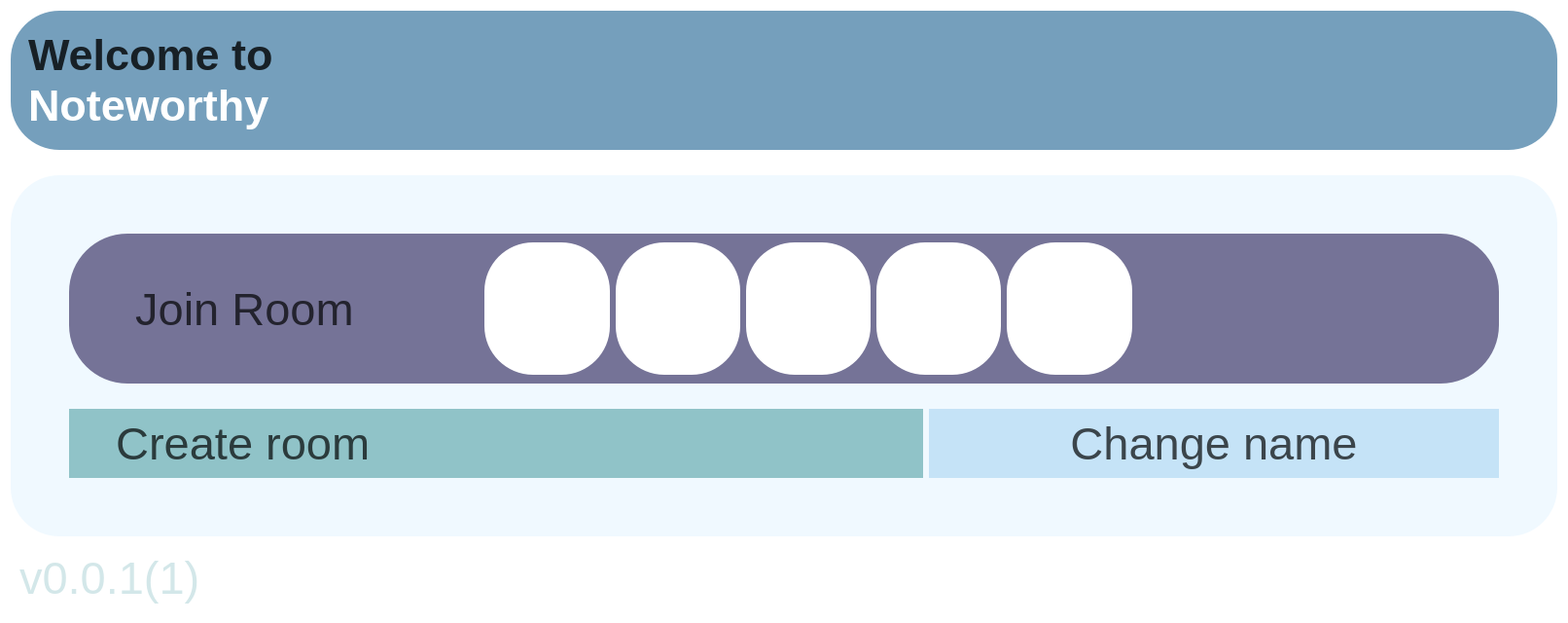
<?xml version="1.0" encoding="UTF-8"?>
<ui version="4.0">
 <class>Widget</class>
 <widget class="QWidget" name="Widget">
  <property name="windowModality">
   <enum>Qt::WindowModality::NonModal</enum>
  </property>
  <property name="geometry">
   <rect>
    <x>0</x>
    <y>0</y>
    <width>1612</width>
    <height>595</height>
   </rect>
  </property>
  <property name="sizePolicy">
   <sizepolicy hsizetype="Expanding" vsizetype="Expanding">
    <horstretch>0</horstretch>
    <verstretch>0</verstretch>
   </sizepolicy>
  </property>
  <property name="minimumSize">
   <size>
    <width>10</width>
    <height>0</height>
   </size>
  </property>
  <property name="font">
   <font>
    <pointsize>35</pointsize>
   </font>
  </property>
  <property name="windowTitle">
   <string>Widget</string>
  </property>
  <property name="layoutDirection">
   <enum>Qt::LayoutDirection::LeftToRight</enum>
  </property>
  <property name="styleSheet">
   <string notr="true">background-color: white</string>
  </property>
  <layout class="QVBoxLayout" name="verticalLayout_2" stretch="1,0,3,0">
   <item>
    <widget class="QWidget" name="widget_2" native="true">
     <property name="minimumSize">
      <size>
       <width>100</width>
       <height>10</height>
      </size>
     </property>
     <property name="maximumSize">
      <size>
       <width>1866</width>
       <height>266</height>
      </size>
     </property>
     <property name="styleSheet">
      <string notr="true">background-color: #759FBC;
border-radius: 50px; /* Adjust the radius to create an oval shape */
</string>
     </property>
     <layout class="QHBoxLayout" name="horizontalLayout_3" stretch="0,0">
      <property name="sizeConstraint">
       <enum>QLayout::SizeConstraint::SetMinAndMaxSize</enum>
      </property>
      <property name="topMargin">
       <number>11</number>
      </property>
      <property name="rightMargin">
       <number>27</number>
      </property>
      <item>
       <widget class="QWidget" name="widget_6" native="true">
        <property name="font">
         <font>
          <pointsize>20</pointsize>
         </font>
        </property>
        <layout class="QVBoxLayout" name="verticalLayout_4">
         <item>
          <widget class="QLabel" name="label">
           <property name="font">
            <font>
             <pointsize>34</pointsize>
             <bold>true</bold>
            </font>
           </property>
           <property name="styleSheet">
            <string notr="true">	color: rgba(0, 0, 0, 0.8);
</string>
           </property>
           <property name="text">
            <string>&lt;html&gt;
&lt;head/&gt;
&lt;body&gt;
    &lt;div&gt;
        &lt;span style=&quot;color: rgba(0, 0, 0, 0.8)&quot;&gt;Welcome to&lt;/span&gt;
    &lt;/div&gt;
    &lt;div style=&quot;color: white;&quot;&gt;
        Noteworthy
    &lt;/div&gt;
&lt;/body&gt;
&lt;/html&gt;
</string>
           </property>
          </widget>
         </item>
        </layout>
       </widget>
      </item>
      <item>
       <widget class="QLabel" name="name">
        <property name="font">
         <font>
          <pointsize>80</pointsize>
          <bold>true</bold>
         </font>
        </property>
        <property name="styleSheet">
         <string notr="true">	color: rgba(0, 0, 0, 0.8);
</string>
        </property>
        <property name="text">
         <string/>
        </property>
        <property name="alignment">
         <set>Qt::AlignmentFlag::AlignRight|Qt::AlignmentFlag::AlignTrailing|Qt::AlignmentFlag::AlignVCenter</set>
        </property>
       </widget>
      </item>
     </layout>
    </widget>
   </item>
   <item>
    <spacer name="horizontalSpacer">
     <property name="orientation">
      <enum>Qt::Orientation::Horizontal</enum>
     </property>
     <property name="sizeHint" stdset="0">
      <size>
       <width>40</width>
       <height>20</height>
      </size>
     </property>
    </spacer>
   </item>
   <item>
    <widget class="QWidget" name="widget_3" native="true">
     <property name="minimumSize">
      <size>
       <width>0</width>
       <height>0</height>
      </size>
     </property>
     <property name="maximumSize">
      <size>
       <width>1866</width>
       <height>651</height>
      </size>
     </property>
     <property name="styleSheet">
      <string notr="true">background-color:  #F0F9FF;
;
border-radius: 50px; /* Adjust the radius to create an oval shape */
</string>
     </property>
     <layout class="QHBoxLayout" name="horizontalLayout_5">
      <property name="leftMargin">
       <number>60</number>
      </property>
      <property name="topMargin">
       <number>60</number>
      </property>
      <property name="rightMargin">
       <number>60</number>
      </property>
      <property name="bottomMargin">
       <number>60</number>
      </property>
      <item>
       <layout class="QVBoxLayout" name="verticalLayout" stretch="1,0,1">
        <item>
         <widget class="QWidget" name="widget" native="true">
          <property name="sizePolicy">
           <sizepolicy hsizetype="Preferred" vsizetype="Preferred">
            <horstretch>0</horstretch>
            <verstretch>0</verstretch>
           </sizepolicy>
          </property>
          <property name="styleSheet">
           <string notr="true">background-color: #757397;
border-radius: 60px; </string>
          </property>
          <layout class="QVBoxLayout" name="verticalLayout_3">
           <item>
            <layout class="QHBoxLayout" name="horizontalLayout_4">
             <property name="leftMargin">
              <number>20</number>
             </property>
             <property name="rightMargin">
              <number>20</number>
             </property>
             <item>
              <widget class="QLabel" name="label_3">
               <property name="font">
                <font>
                 <pointsize>35</pointsize>
                </font>
               </property>
               <property name="styleSheet">
                <string notr="true">	color: rgba(0, 0, 0, 0.7);
</string>
               </property>
               <property name="text">
                <string>   Join Room</string>
               </property>
              </widget>
             </item>
             <item>
              <spacer name="horizontalSpacer_2">
               <property name="orientation">
                <enum>Qt::Orientation::Horizontal</enum>
               </property>
               <property name="sizeHint" stdset="0">
                <size>
                 <width>40</width>
                 <height>20</height>
                </size>
               </property>
              </spacer>
             </item>
             <item>
              <widget class="QLineEdit" name="lineEdit_5">
               <property name="styleSheet">
                <string notr="true"> width: 127px;          /* Set the width of the circular area */
    height: 136px;         /* Set the height of the circular area */
    border-radius: 50px;    /* Make the area circular */
    display: flex;         /* Use flexbox to center the text */
    align-items: center;   /* Vertically center the text */
    justify-content: center; /* Horizontally center the text */
    background-color: white; /* Optional: Set background color */
    font-size: 120px;      /* Set the font size */
    font-weight: bold;     /* Make the text bold */
    color: #757397;         /* Set text color to purple */
    text-align: center;    /* Center the text */</string>
               </property>
               <property name="maxLength">
                <number>1</number>
               </property>
               <property name="alignment">
                <set>Qt::AlignmentFlag::AlignCenter</set>
               </property>
              </widget>
             </item>
             <item>
              <widget class="QLineEdit" name="lineEdit_6">
               <property name="styleSheet">
                <string notr="true"> width: 127px;          /* Set the width of the circular area */
    height: 136px;         /* Set the height of the circular area */
    border-radius: 50px;    /* Make the area circular */
    display: flex;         /* Use flexbox to center the text */
    align-items: center;   /* Vertically center the text */
    justify-content: center; /* Horizontally center the text */
    background-color: white; /* Optional: Set background color */
    font-size: 120px;      /* Set the font size */
    font-weight: bold;     /* Make the text bold */
    color: #757397;         /* Set text color to purple */
    text-align: center;    /* Center the text */</string>
               </property>
               <property name="maxLength">
                <number>1</number>
               </property>
               <property name="alignment">
                <set>Qt::AlignmentFlag::AlignCenter</set>
               </property>
              </widget>
             </item>
             <item>
              <widget class="QLineEdit" name="lineEdit_7">
               <property name="styleSheet">
                <string notr="true"> width: 127px;          /* Set the width of the circular area */
    height: 136px;         /* Set the height of the circular area */
    border-radius: 50px;    /* Make the area circular */
    display: flex;         /* Use flexbox to center the text */
    align-items: center;   /* Vertically center the text */
    justify-content: center; /* Horizontally center the text */
    background-color: white; /* Optional: Set background color */
    font-size: 120px;      /* Set the font size */
    font-weight: bold;     /* Make the text bold */
    color: #757397;         /* Set text color to purple */
    text-align: center;    /* Center the text */</string>
               </property>
               <property name="maxLength">
                <number>1</number>
               </property>
               <property name="alignment">
                <set>Qt::AlignmentFlag::AlignCenter</set>
               </property>
              </widget>
             </item>
             <item>
              <widget class="QLineEdit" name="lineEdit_8">
               <property name="styleSheet">
                <string notr="true"> width: 127px;          /* Set the width of the circular area */
    height: 136px;         /* Set the height of the circular area */
    border-radius: 50px;    /* Make the area circular */
    display: flex;         /* Use flexbox to center the text */
    align-items: center;   /* Vertically center the text */
    justify-content: center; /* Horizontally center the text */
    background-color: white; /* Optional: Set background color */
    font-size: 120px;      /* Set the font size */
    font-weight: bold;     /* Make the text bold */
    color: #757397;         /* Set text color to purple */
    text-align: center;    /* Center the text */</string>
               </property>
               <property name="maxLength">
                <number>1</number>
               </property>
               <property name="alignment">
                <set>Qt::AlignmentFlag::AlignCenter</set>
               </property>
              </widget>
             </item>
             <item>
              <widget class="QLineEdit" name="lineEdit_9">
               <property name="styleSheet">
                <string notr="true"> width: 127px;          /* Set the width of the circular area */
    height: 136px;         /* Set the height of the circular area */
    border-radius: 50px;    /* Make the area circular */
    display: flex;         /* Use flexbox to center the text */
    align-items: center;   /* Vertically center the text */
    justify-content: center; /* Horizontally center the text */
    background-color: white; /* Optional: Set background color */
    font-size: 120px;      /* Set the font size */
    font-weight: bold;     /* Make the text bold */
    color: #757397;         /* Set text color to purple */
    text-align: center;    /* Center the text */</string>
               </property>
               <property name="maxLength">
                <number>1</number>
               </property>
               <property name="alignment">
                <set>Qt::AlignmentFlag::AlignCenter</set>
               </property>
              </widget>
             </item>
             <item>
              <spacer name="horizontalSpacer_3">
               <property name="orientation">
                <enum>Qt::Orientation::Horizontal</enum>
               </property>
               <property name="sizeHint" stdset="0">
                <size>
                 <width>40</width>
                 <height>20</height>
                </size>
               </property>
              </spacer>
             </item>
             <item>
              <widget class="QPushButton" name="codeEnter">
               <property name="sizePolicy">
                <sizepolicy hsizetype="Preferred" vsizetype="Preferred">
                 <horstretch>0</horstretch>
                 <verstretch>0</verstretch>
                </sizepolicy>
               </property>
               <property name="font">
                <font>
                 <pointsize>60</pointsize>
                </font>
               </property>
               <property name="styleSheet">
                <string notr="true">	color: rgba(0, 0, 0, 0.7);

</string>
               </property>
               <property name="text">
                <string/>
               </property>
               <property name="icon">
                <iconset theme="QIcon::ThemeIcon::MediaPlaybackStart"/>
               </property>
               <property name="iconSize">
                <size>
                 <width>100</width>
                 <height>100</height>
                </size>
               </property>
              </widget>
             </item>
            </layout>
           </item>
          </layout>
         </widget>
        </item>
        <item>
         <spacer name="horizontalSpacer_4">
          <property name="orientation">
           <enum>Qt::Orientation::Horizontal</enum>
          </property>
          <property name="sizeHint" stdset="0">
           <size>
            <width>40</width>
            <height>20</height>
           </size>
          </property>
         </spacer>
        </item>
        <item>
         <layout class="QHBoxLayout" name="horizontalLayout_2" stretch="3,2">
          <property name="leftMargin">
           <number>0</number>
          </property>
          <item>
           <widget class="QWidget" name="widget_4" native="true">
            <property name="sizePolicy">
             <sizepolicy hsizetype="Preferred" vsizetype="MinimumExpanding">
              <horstretch>0</horstretch>
              <verstretch>0</verstretch>
             </sizepolicy>
            </property>
            <property name="minimumSize">
             <size>
              <width>0</width>
              <height>0</height>
             </size>
            </property>
            <property name="styleSheet">
             <string notr="true">background-color: #90C3C8;
border-radius: 50px;
font-size: 14px;

</string>
            </property>
            <layout class="QHBoxLayout" name="horizontalLayout">
             <item>
              <widget class="QLabel" name="label_4">
               <property name="font">
                <font>
                 <pointsize>35</pointsize>
                 <italic>false</italic>
                 <bold>false</bold>
                </font>
               </property>
               <property name="autoFillBackground">
                <bool>false</bool>
               </property>
               <property name="styleSheet">
                <string notr="true">color: rgba(0, 0, 0, 0.7);
font: 35pt;
  border-radius:  50px;
</string>
               </property>
               <property name="text">
                <string>   Create room</string>
               </property>
              </widget>
             </item>
             <item>
              <spacer name="verticalSpacer">
               <property name="orientation">
                <enum>Qt::Orientation::Vertical</enum>
               </property>
               <property name="sizeHint" stdset="0">
                <size>
                 <width>20</width>
                 <height>40</height>
                </size>
               </property>
              </spacer>
             </item>
             <item>
              <widget class="QPushButton" name="getfile">
               <property name="font">
                <font>
                 <pointsize>-1</pointsize>
                </font>
               </property>
               <property name="styleSheet">
                <string notr="true">fill: rgba(0, 0, 0, 0.7);</string>
               </property>
               <property name="text">
                <string/>
               </property>
               <property name="icon">
                <iconset theme="QIcon::ThemeIcon::DocumentOpen"/>
               </property>
               <property name="iconSize">
                <size>
                 <width>100</width>
                 <height>100</height>
                </size>
               </property>
              </widget>
             </item>
             <item>
              <widget class="QPushButton" name="newpage">
               <property name="styleSheet">
                <string notr="true">border-radius: 26px;
</string>
               </property>
               <property name="text">
                <string/>
               </property>
               <property name="icon">
                <iconset theme="QIcon::ThemeIcon::ListAdd"/>
               </property>
               <property name="iconSize">
                <size>
                 <width>100</width>
                 <height>100</height>
                </size>
               </property>
              </widget>
             </item>
            </layout>
           </widget>
          </item>
          <item>
           <widget class="QWidget" name="widget_5" native="true">
            <property name="styleSheet">
             <string notr="true"> background-color: #C5E3F7;
  border-radius:  50px;
</string>
            </property>
            <layout class="QGridLayout" name="gridLayout">
             <item row="0" column="0">
              <widget class="QPushButton" name="changename">
               <property name="minimumSize">
                <size>
                 <width>0</width>
                 <height>0</height>
                </size>
               </property>
               <property name="font">
                <font>
                 <pointsize>35</pointsize>
                </font>
               </property>
               <property name="styleSheet">
                <string notr="true">QPushButton {
    background-color: #C5E3F7;
    border-radius:  60px;
	color: rgba(0, 0, 0, 0.7);
}
</string>
               </property>
               <property name="text">
                <string>Change name</string>
               </property>
              </widget>
             </item>
            </layout>
           </widget>
          </item>
         </layout>
        </item>
       </layout>
      </item>
     </layout>
    </widget>
   </item>
   <item>
    <widget class="QWidget" name="widget_7" native="true">
     <layout class="QHBoxLayout" name="horizontalLayout_6">
      <item>
       <widget class="QLabel" name="label_5">
        <property name="font">
         <font>
          <pointsize>35</pointsize>
          <fontweight>Light</fontweight>
         </font>
        </property>
        <property name="styleSheet">
         <string notr="true">color: rgba(144, 195, 200, 0.4);
</string>
        </property>
        <property name="text">
         <string>v0.0.1(1)</string>
        </property>
       </widget>
      </item>
      <item>
       <widget class="QLabel" name="error">
        <property name="font">
         <font>
          <pointsize>35</pointsize>
         </font>
        </property>
        <property name="styleSheet">
         <string notr="true">color: rgb(157, 1, 9);</string>
        </property>
        <property name="text">
         <string/>
        </property>
       </widget>
      </item>
     </layout>
    </widget>
   </item>
  </layout>
 </widget>
 <resources/>
 <connections/>
</ui>
